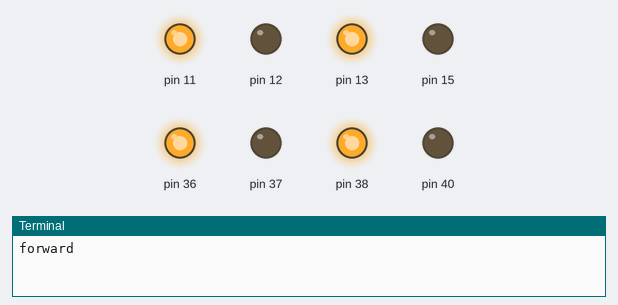
Simulated run of this program. Board: Raspberry Pi (header pin numbers). Parts: output pins drawn as LEDs (lit = HIGH), the last lines printed to the terminal.

Above: at 5.0 s.
At 15.0 s:
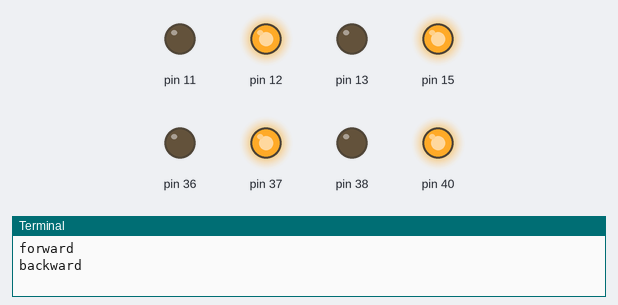
At 25.0 s:
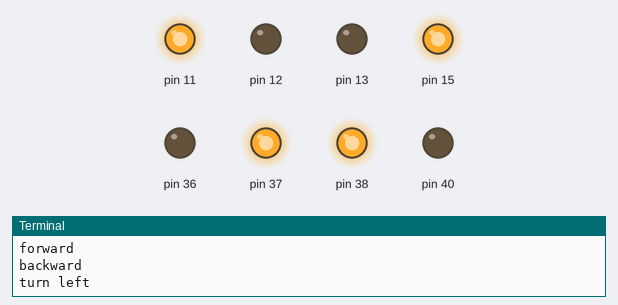
At 35.0 s:
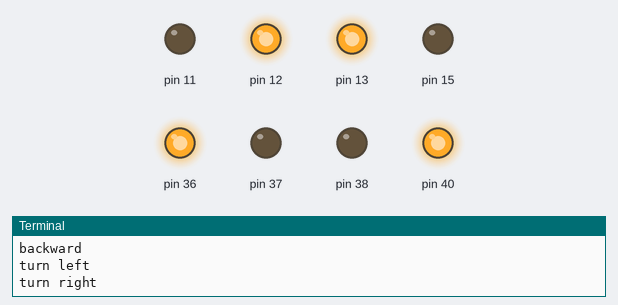
Timing chart, 0 to 52.0 s (numbered marks = the images above):
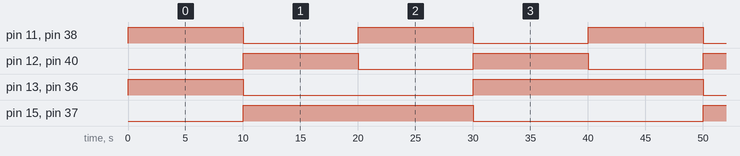

Measured:
- by itself, pin 11, pin 12, pin 38, pin 40: alternates HIGH for 10.0 s and LOW for 10.0 s
- by itself, pin 13, pin 36: repeats every 40.0 s: LOW 20.0 s, HIGH 20.0 s
- by itself, pin 15, pin 37: alternates HIGH for 20.0 s and LOW for 20.0 s

The program:

test.py
```python
#!/bin/python3

from model.four_wheel_drive import FourWheelDrive
import time

if __name__ == '__main__':
    drive = FourWheelDrive(11, 12, 13, 15, 36, 37, 38, 40)
    drive.stop()
    while True:
        drive.forward()
        time.sleep(10)
        drive.backward()
        time.sleep(10)
        drive.turn_left()
        time.sleep(10)
        drive.turn_right()
        time.sleep(10)
```

four_wheel_drive.py
```python
#!/bin/python3

from model.motor import Motor

class FourWheelDrive:
    def __init__(self, pin_1, pin_2, pin_3, pin_4, pin_5, pin_6, pin_7, pin_8):
        self.motor_f_r = Motor(pin_1, pin_2)
        self.motor_f_l = Motor(pin_3, pin_4)
        self.motor_b_l = Motor(pin_5, pin_6)
        self.motor_b_r = Motor(pin_7, pin_8)

    def forward(self):
        print('forward')
        self.motor_f_r.forward()
        self.motor_f_l.forward()
        self.motor_b_l.forward()
        self.motor_b_r.forward()

    def backward(self):
        print('backward')
        self.motor_f_r.backward()
        self.motor_f_l.backward()
        self.motor_b_l.backward()
        self.motor_b_r.backward()

    def turn_left(self):
        print('turn left')
        self.motor_f_r.forward()
        self.motor_f_l.backward()
        self.motor_b_l.backward()
        self.motor_b_r.forward()

    def turn_right(self):
        print('turn right')
        self.motor_f_r.backward()
        self.motor_f_l.forward()
        self.motor_b_l.forward()
        self.motor_b_r.backward()

    def stop(self):
        self.motor_f_r.stop()
        self.motor_f_l.stop()
        self.motor_b_l.stop()
        self.motor_b_r.stop()
```

motor.py
```python
#!/bin/python
# coding: utf-8

import RPi.GPIO as GPIO

class Motor:
    def __init__(self, pin_1, pin_2):
        self.pin_1 = pin_1
        self.pin_2 = pin_2
        self.setup()

    def setup(self):
        GPIO.setwarnings(False)
        GPIO.setmode(GPIO.BOARD)
        GPIO.setup(self.pin_1, GPIO.OUT)
        GPIO.setup(self.pin_2, GPIO.OUT)

    def set_step(self, s1, s2):
        GPIO.output(self.pin_1, s1)
        GPIO.output(self.pin_2, s2)

    def forward(self):
        self.set_step(1, 0)

    def backward(self):
        self.set_step(0, 1)

    def stop(self):
        self.set_step(0, 0)
```
